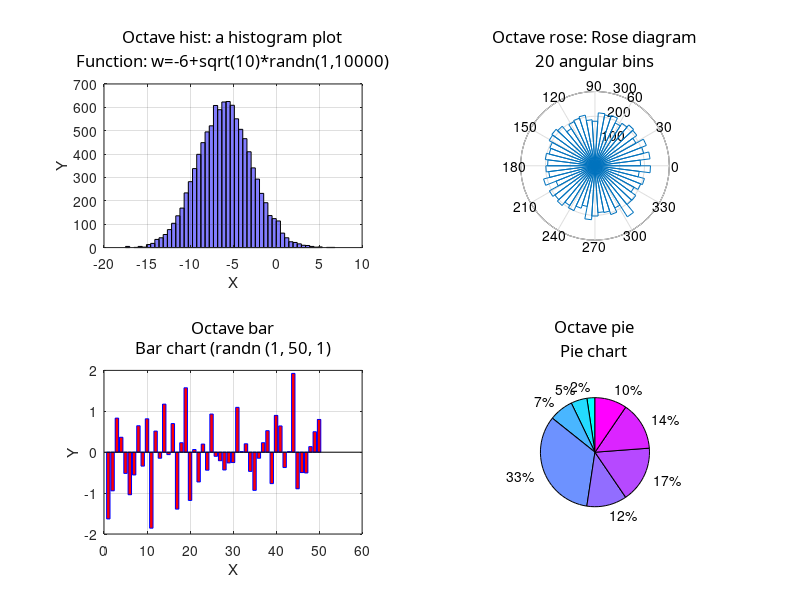

The MATLAB script that drew this image:
# Script for plotting histograms of the given vector on-the-fly
figure
w = -6+sqrt(10)*randn(1,10000); % produce a certain line vector
x = [1,2,3,14,5,7,6,4];
subplot(2,2,1)
#hist(w, 50, "facecolor", "r", "edgecolor", "b")
hist(w, 50)
    colormap (cool ());
    grid on
    title({'Octave hist: a histogram plot' ; 'Function: w=-6+sqrt(10)*randn(1,10000)'},
      'FontSize', 12, 'Color', 'black', 'FontWeight', 'Normal', 'FontName', 'Monaco')
    xlabel('X')
    ylabel('Y')
subplot(2,2,2)
rose(w, 50)
    grid on
    title({'Octave rose: Rose diagram' ; '20 angular bins'},
      'FontSize', 12, 'Color', 'black', 'FontWeight', 'Normal', 'FontName', 'Monaco')
    xlabel('X')
    ylabel('Y')
subplot(2,2,3)
    bar (randn (1, 50, 1), "facecolor", "r", "edgecolor", "b");
    grid on
    title({'Octave bar' ; 'Bar chart (randn (1, 50, 1)'},
      'FontSize', 12, 'Color', 'black', 'FontWeight', 'Normal', 'FontName', 'Monaco')
    xlabel('X')
    ylabel('Y')
subplot(2,2,4)
    pie (x);
    grid on
    title({'Octave pie' ; 'Pie chart'},
      'FontSize', 12, 'Color', 'black', 'FontWeight', 'Normal', 'FontName', 'Monaco')
print('plot_four_hists.jpg','-djpg','-r300')
